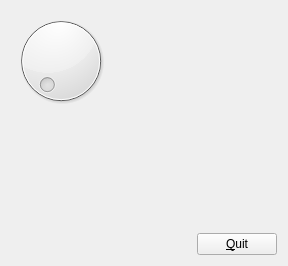
<?xml version="1.0" encoding="UTF-8"?>
<ui version="4.0">
 <class>App5</class>
 <widget class="QWidget" name="App5">
  <property name="geometry">
   <rect>
    <x>0</x>
    <y>0</y>
    <width>288</width>
    <height>266</height>
   </rect>
  </property>
  <property name="windowTitle">
   <string>MainWindow</string>
  </property>
  <layout class="QVBoxLayout" name="verticalLayout">
   <item>
    <layout class="QFormLayout" name="formLayout">
     <item row="0" column="0">
      <widget class="QDial" name="dial">
       <property name="minimum">
        <number>1</number>
       </property>
       <property name="maximum">
        <number>50</number>
       </property>
      </widget>
     </item>
     <item row="0" column="1">
      <widget class="QLabel" name="label">
       <property name="text">
        <string/>
       </property>
      </widget>
     </item>
    </layout>
   </item>
   <item>
    <layout class="QHBoxLayout" name="horizontalLayout_2">
     <item>
      <spacer name="horizontalSpacer">
       <property name="orientation">
        <enum>Qt::Horizontal</enum>
       </property>
       <property name="sizeHint" stdset="0">
        <size>
         <width>40</width>
         <height>20</height>
        </size>
       </property>
      </spacer>
     </item>
     <item>
      <widget class="QPushButton" name="pushButton">
       <property name="text">
        <string>&amp;Quit</string>
       </property>
      </widget>
     </item>
    </layout>
   </item>
  </layout>
 </widget>
 <resources/>
 <connections>
  <connection>
   <sender>pushButton</sender>
   <signal>clicked()</signal>
   <receiver>App5</receiver>
   <slot>close()</slot>
   <hints>
    <hint type="sourcelabel">
     <x>329</x>
     <y>265</y>
    </hint>
    <hint type="destinationlabel">
     <x>199</x>
     <y>149</y>
    </hint>
   </hints>
  </connection>
  <connection>
   <sender>dial</sender>
   <signal>valueChanged(int)</signal>
   <receiver>label</receiver>
   <slot>setNum(int)</slot>
   <hints>
    <hint type="sourcelabel">
     <x>122</x>
     <y>110</y>
    </hint>
    <hint type="destinationlabel">
     <x>209</x>
     <y>110</y>
    </hint>
   </hints>
  </connection>
  <connection>
   <sender>dial</sender>
   <signal>sliderPressed()</signal>
   <receiver>label</receiver>
   <slot>show()</slot>
   <hints>
    <hint type="sourcelabel">
     <x>120</x>
     <y>135</y>
    </hint>
    <hint type="destinationlabel">
     <x>208</x>
     <y>107</y>
    </hint>
   </hints>
  </connection>
  <connection>
   <sender>dial</sender>
   <signal>sliderReleased()</signal>
   <receiver>label</receiver>
   <slot>hide()</slot>
   <hints>
    <hint type="sourcelabel">
     <x>120</x>
     <y>135</y>
    </hint>
    <hint type="destinationlabel">
     <x>208</x>
     <y>107</y>
    </hint>
   </hints>
  </connection>
 </connections>
</ui>
